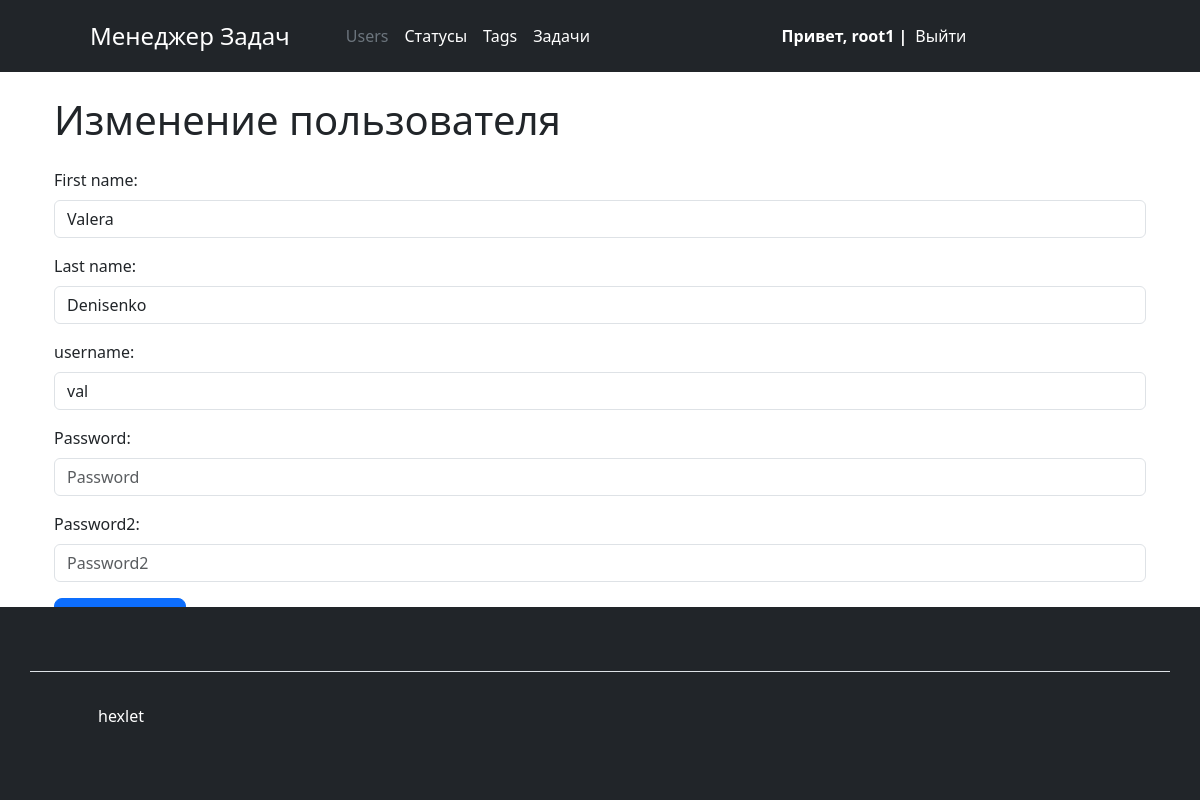
The page /users/1/update/ (signed in) on the database its author committed.
### users/models.py (models this page shows, shortened)
class User(AbstractUser):
    created_at = models.DateTimeField(auto_now_add=True)

### users/views.py (the view, shortened to what this page needs)
# urls.py: path('<int:pk>/update/', views.UserEditView.as_view(), name='edit_user'),
class UserEditView(UserPermissionMixin, AuthRequiredMixin, SuccessMessageMixin, UpdateView):
    model = User
    form_class = UserEditForm
    template_name = 'users/edit_user_form.html'
    success_message = _('User is successfully updated')
    permission_message = _('You have no rights to change another user.')
    permission_url = reverse_lazy('users:users_index')
    def get_context_data(self, **kwargs):
        context = super().get_context_data(**kwargs)
        context['logo'] = _('Task Manager')
        context['title'] = _('Task Manager')
        context['button_text'] = _('Edit')
        context['current_page'] = 'users_index'
        return context
    def get_object(self):
        return self.request.user
    def get_form_kwargs(self):
        kwargs = super().get_form_kwargs()
        kwargs['instance'] = User.objects.get(id=self.kwargs['pk'])
        return kwargs

### users/forms.py
class UserEditForm(forms.ModelForm):
    username = forms.CharField(label=_('username'), widget=forms.TextInput(
        attrs={
            'class': 'form-input form-control', 'placeholder': _('username')
        }))
    password1 = forms.CharField(label=_('Password'), widget=forms.PasswordInput(
        attrs={
            'class': 'form-input form-control', 'placeholder': _('Password')
        }))
    password2 = forms.CharField(label=_('Password2'), widget=forms.PasswordInput(
        attrs={
            'class': 'form-input form-control', 'placeholder': _('Password2')
        }))
    class Meta:
        model = models.User
        fields = ['first_name', 'last_name', 'username', 'password1', 'password2']
        labels = {
            'first_name': _('First name'),
            'last_name': _('Last name'),
        }
        widgets = {
            'first_name': forms.TextInput(
                attrs={'class': 'form-input form-control', 'placeholder': _('First name')}
            ),
            'last_name': forms.TextInput(
                attrs={'class': 'form-input form-control', 'placeholder':  _('Last name')}
            ),
        }

### task_manager/mixins.py (called while the page is built)
    def dispatch(self, request, *args, **kwargs):
        if not request.user.is_authenticated:
            messages.error(request, self.auth_message)
            return redirect(reverse_lazy('login'))
        return super().dispatch(request, *args, **kwargs)

    def test_func(self):
        return self.get_object() == self.request.user

### users/templates/users/edit_user_form.html (shortened to what this page needs)
{% extends "base.html" %}
{% block content %}
<div class="container wrapper flex-grow-1">
    <h1 class="my-4">Изменение пользователя</h1>
    <form method="post">
        {% for f in form %}
        <div class="mb-3">
            <label class="form-label" for="{{ f.id_for_label }}">{{f.label}}: </label>
            {% if f.label == "Имя пользователя" %}
                {{ f }}
            <div class="form-text">
                Обязательное поле. Не более 150 символов. Только буквы, цифры и символы @/./+/-/_.
            </div>
            {% elif f.label == "Подтверждение пароля" %}
                {{ f }}
            <div class="form-text">
                Для подтверждения введите, пожалуйста, пароль ещё раз.
            </div>
            {% else %}
                {{ f }}
            {% endif %}
        </div>
        {% endfor %}
        <p>
            <button class="btn btn-primary btn-lg" type="submit">Изменить</button>
        </p>
    </form>
    </div>
{% endblock %}

### manager/templates/manager/components/header.html
{% load i18n %}
<header class="p-3 text-bg-dark">
    <div class="container">
        <div class="d-flex flex-wrap align-items-center justify-content-center justify-content-lg-start">
            <a href="/" class="d-flex  mb-2 mb-lg-0 text-white text-decoration-none" previewlistener="true">
                <svg class="bi me-2" width="40" height="32" role="img" aria-label="Bootstrap">
                    <use xlink:href="#bootstrap"></use>
                </svg>
            </a>
            <a class="navbar-brand fs-4 me-5" href="/" previewlistener="true">{{ logo }}</a>
            <ul class=" nav col-12 col-lg-auto me-lg-auto mb-2 justify-content-center mb-md-0">
                <li>
                    <a href="{% url 'users:users_index' %}"
                       class="nav-link px-2 {% if current_page == 'users_index' %}text-secondary {% else %} text-white {% endif %}">
                        {% trans "Users" %}</a>
                </li>
                {% if user.is_authenticated %}
                <li><a href="{% url 'statuses:all_statuses' %}"
                       class="nav-link px-2 {% if current_page == 'statuses' %}text-secondary {% else %} text-white {% endif %}">{% trans "Statuses" %}</a></li>
                <li><a href="#"
                       class="nav-link px-2 {% if current_page == '323' %}text-secondary {% else %} text-white {% endif %}">{% trans "Tags" %}</a></li>
                <li><a href="{% url 'tasks:tasks' %}"
                       class="nav-link px-2 {% if current_page == '222' %}text-secondary {% else %} text-white {% endif %}">{% trans "Tasks" %}</a></li>
                {% endif %}
                </ul>
                {% if not user.is_authenticated %}
                <div class="text-end">
                    <a href="{% url 'users:login' %}" class="btn btn-outline-light me-2">{% trans "login" %}</a>
                    <a href="{% url 'users:register' %}" class="btn btn-warning">{% trans "sigh up" %}</a>
                </div>
                {% else %}
                <div class="text-end text-white fw-bold">
                    Привет, {{ user.username }} |
                </div>
                <ul class=" nav col-12 col-lg-auto me-lg-auto mb-2 justify-content-center mb-md-0">
                    <li><a href="{% url 'users:logout' %}" class="nav-link px-2 text-white">Выйти</a></li>
                </ul>
                {% endif %}
        </div>
    </div>
</header>

### rows shown on the page
User: username "root1"
User: form "Valera" "Denisenko" "val"

### other values the page prints
{{ logo }} "Менеджер Задач"
{{ f.label }} "First name" "Last name" "username" "Password" "Password2"
